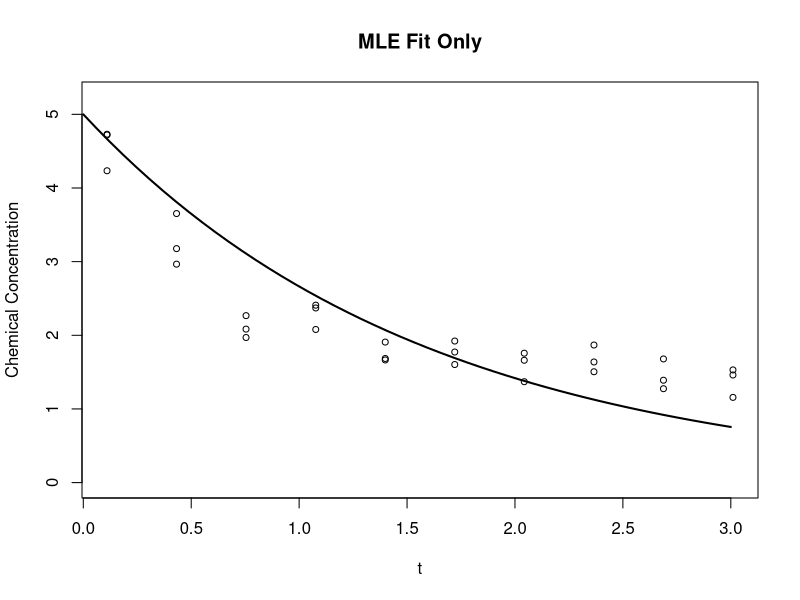
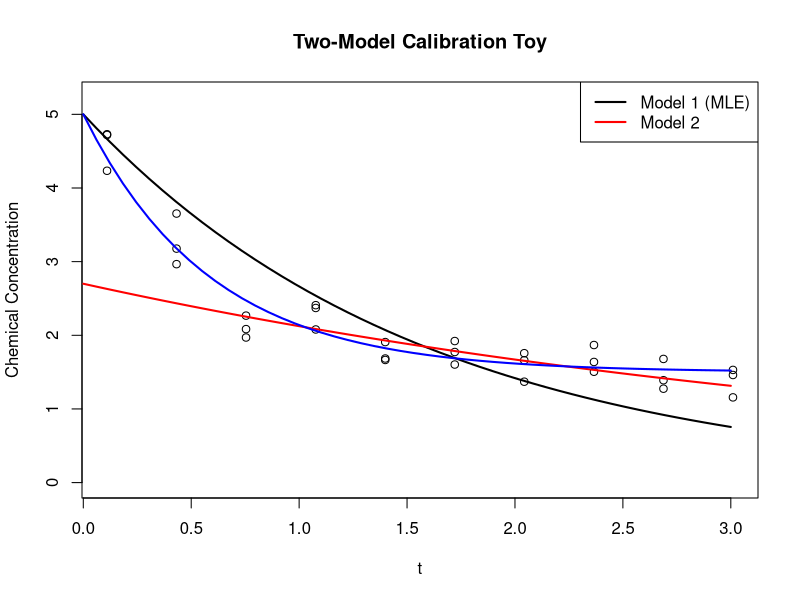

Here is the R script that generated these plots, in order:

t = c(.11,.432,.754,1.077,1.399,1.721,2.043,2.366,2.688,3.010)
y = c(4.73,4.72,4.234,
      3.177,2.966,3.653,
      1.970,2.267,2.084,
      2.079,2.409,2.371,
      1.908,1.665,1.685,
      1.773,1.603,1.922,
      1.370,1.661,1.757,
      1.868,1.505,1.638,
      1.390,1.275,1.679,
      1.461,1.157,1.530)

t_rep <- rep(t,each = 3)

plot(t_rep,y,pch = 1, main = "MLE Fit Only",xlab = 't',
     ylab = 'Chemical Concentration', cex = .8,ylim = c(0,max(y)+.5))
x <- seq(0,3,length.out = 50)
lines(x,5*exp(-0.63*x), lwd = 2)


plot(t_rep,y,pch = 1, main = "Two-Model Calibration Toy",xlab = 't',
     ylab = 'Chemical Concentration',ylim = c(0,max(y)+.5))
x <- seq(0,3,length.out = 50)
lines(x,5*exp(-0.63*x), lwd = 2)
lines(x,2.7*exp(-0.24*x),col = 'red',lwd = 2)
lines(x,3.5*exp(-1.7*x)+1.5,col = 'blue',lwd = 2)
legend('topright',c("Model 1 (MLE)","Model 2"),lwd=2, col = c('black','red'))


